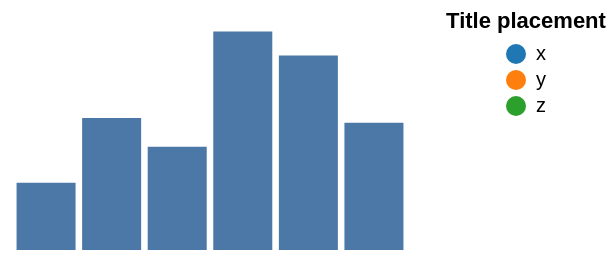

Express this chart as Vega-Lite.
### Vega specification from a JSON file in a GitHub repository (floating-point values rounded to 4 significant figures)
{"width": 200, "height": 120, "padding": 5, "data": [{"name": "t", "values": [{"a": "Alpha", "b": 28, "c": "x", "d": 1}, {"a": "Bravo", "b": 55, "c": "y", "d": 2}, {"a": "Charlie", "b": 43, "c": "x", "d": 3}, {"a": "Delta", "b": 91, "c": "z", "d": 4}, {"a": "Echo", "b": 81, "c": "y", "d": 5}, {"a": "Foxtrot", "b": 53, "c": "z", "d": 6}]}], "scales": [{"name": "x", "type": "band", "domain": {"data": "t", "field": "a"}, "range": "width", "padding": 0.1}, {"name": "y", "type": "linear", "domain": {"data": "t", "field": "b"}, "range": "height", "nice": true}, {"name": "color", "type": "ordinal", "domain": {"data": "t", "field": "c"}, "range": {"scheme": "category10"}}, {"name": "ramp", "type": "linear", "domain": {"data": "t", "field": "d"}, "range": {"scheme": "blues"}}, {"name": "size", "type": "linear", "domain": {"data": "t", "field": "b"}, "range": [10, 200]}, {"name": "shape", "type": "ordinal", "domain": {"data": "t", "field": "c"}, "range": "symbol"}, {"name": "quant", "type": "quantize", "domain": [0, 100], "range": {"scheme": "greens", "count": 4}}], "marks": [{"type": "rect", "from": {"data": "t"}, "encode": {"enter": {"x": {"scale": "x", "field": "a"}, "width": {"scale": "x", "band": 1}, "y": {"scale": "y", "field": "b"}, "y2": {"scale": "y", "value": 0}}}}], "legends": [{"fill": "color", "title": "Title placement", "titleOrient": "top", "titleAnchor": "middle", "orient": "right"}]}
